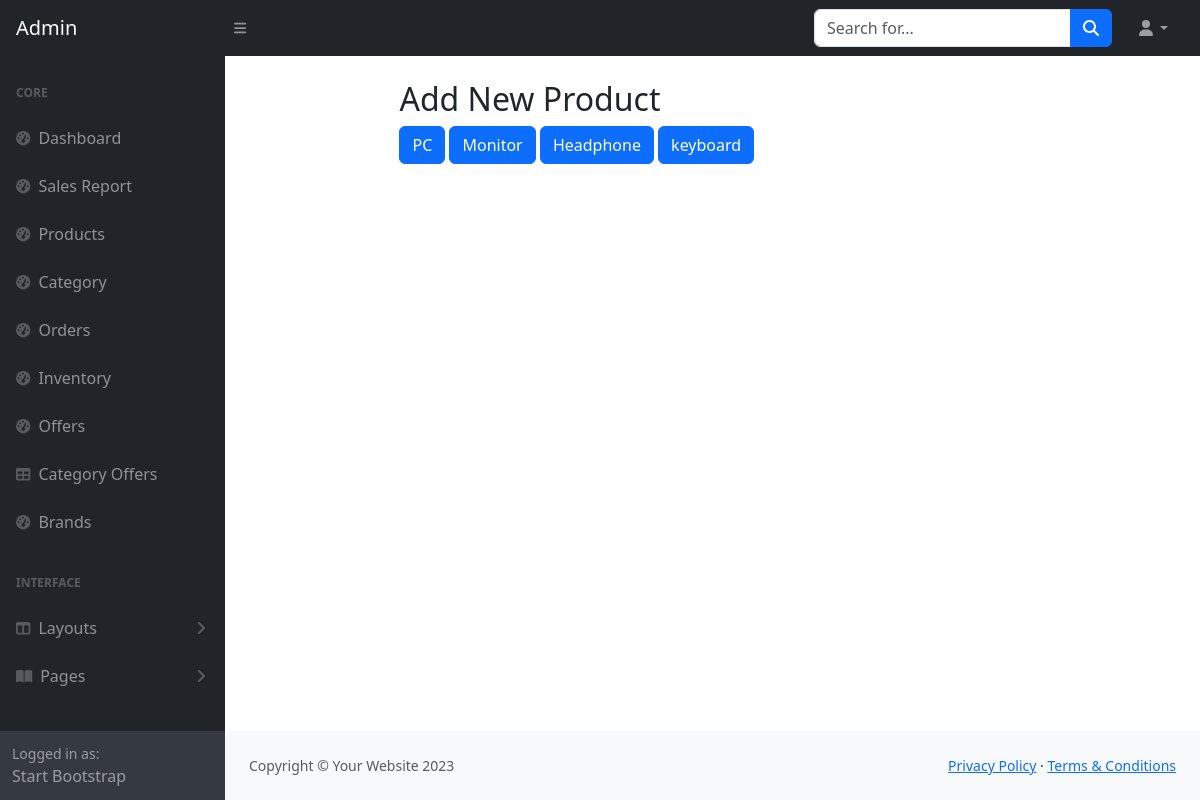
Page /addproduct/ on the committed database.
### products/models.py (models this page shows)
class Category(models.Model):
    category_name = models.CharField(max_length=50)
    description = models.TextField(max_length=200)
    verified = models.BooleanField(default=False, null=True, blank=True)
    is_deleted = models.BooleanField(default=False)
    class Meta:
        verbose_name_plural = "Categories"
    def __str__(self) -> str:
        return self.category_name

### products/views.py (the view)
# urls.py: path("addproduct/", views.add_product, name="add_product"),
def add_product(request):
    categories = Category.objects.all()
    context = {"categories": categories}
    return render(request, "addproduct.html", context)

### products/templates/addproduct.html (shortened to what this page needs)
{% extends 'admindashboard.html' %}
{% load static %}
{% block body %}
<div class="container">
    <div class="row">
        <div class="col-md-8 offset-md-2">
            <h2 class="mt-4">Add New Product</h2>
            {% for category in categories %}
                {% if category.verified %}
                    <a href="{% url 'add_new_product' category.id %}" class="btn btn-primary">{{category }}</a>
                {% endif %}
            {% endfor %}
        </div>
    </div>
</div>
{% endblock body %}

### rows in the picture
Category: category_name "PC"
Category: category_name "Monitor"
Category: category_name "Headphone"
Category: category_name "keyboard"
